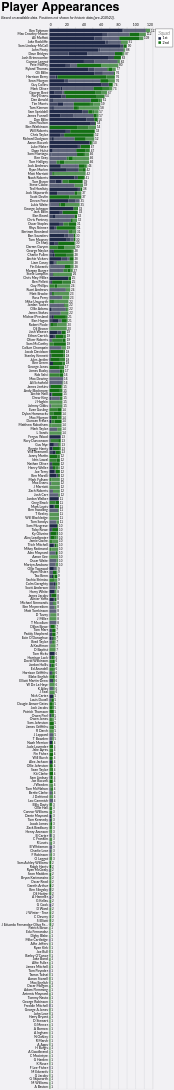

The Vega-Lite source for this figure:
### Vega-Lite specification from a JSON file in a GitHub repository (floating-point values rounded to 4 significant figures; data arrays with more than 128 entries replaced by an {"elided": "..."} marker saying what was removed)
{"config": {"axis": {"labelFont": "Lato, sans-serif", "titleFont": "PT Sans Narrow, Helvetica Neue, Helvetica, Arial, sans-serif", "labelFontSize": 13, "titleFontSize": 24, "gridColor": "#202947", "gridOpacity": 0.2}, "header": {"labelFont": "PT Sans Narrow, Helvetica Neue, Helvetica, Arial, sans-serif", "titleFont": "PT Sans Narrow, Helvetica Neue, Helvetica, Arial, sans-serif", "labelFontSize": 24, "titleFontSize": 28, "labelFontWeight": "bold", "orient": "left"}, "legend": {"labelFont": "Lato, sans-serif", "titleFont": "PT Sans Narrow, Helvetica Neue, Helvetica, Arial, sans-serif", "labelFontSize": 14, "titleFontSize": 16, "titlePadding": 5, "fillColor": "white", "strokeColor": "black", "padding": 10, "titleFontWeight": "lighter", "titleFontStyle": "italic", "titleColor": "gray", "offset": 10}, "title": {"font": "PT Sans Narrow, Helvetica Neue, Helvetica, Arial, sans-serif", "fontSize": 48, "fontWeight": "bold", "anchor": "start", "align": "center", "titlePadding": 20, "subtitlePadding": 10, "subtitleFontSize": 13, "subtitleColor": "", "subtitleFontStyle": "italic", "offset": 15, "color": "black"}, "axisX": {"labelAngle": 0}, "facet": {"title": null, "header": null, "align": {"row": "each", "column": "each"}}, "resolve": {"scale": {"y": "independent", "facet": "independent"}}, "background": "#f2f1f4"}, "layer": [{"mark": {"type": "bar"}, "encoding": {"color": {"field": "squad", "legend": {"orient": "right"}, "scale": {"domain": ["1st", "2nd"], "range": ["#202947", "#146f14"]}, "title": "Squad", "type": "nominal"}, "opacity": {"field": "start", "legend": null, "scale": {"domain": ["Start", "Bench", "Unknown"], "range": [1.0, 0.7, 0.4]}, "type": "nominal"}, "order": {"field": "squad", "sort": "ascending", "type": "quantitative"}, "tooltip": [{"field": "player", "title": "Player", "type": "nominal"}, {"field": "squad", "title": "Squad", "type": "nominal"}, {"aggregate": "sum", "field": "games", "title": "Games", "type": "quantitative"}, {"field": "start", "title": "Started?", "type": "nominal"}], "x": {"aggregate": "sum", "axis": {"orient": "top", "title": null}, "field": "games", "type": "quantitative"}, "y": {"field": "player", "sort": "-x", "title": null, "type": "nominal"}}, "title": {"text": "Player Appearances", "subtitle": "Based on available data. Positions not shown for historic data (pre-2020/21)."}}, {"mark": {"type": "text", "align": "left", "baseline": "middle", "dx": 3, "fontSize": 12}, "encoding": {"text": {"aggregate": "sum", "field": "games", "type": "quantitative"}, "x": {"aggregate": "sum", "field": "games", "type": "quantitative"}, "y": {"field": "player", "sort": "-x", "type": "nominal"}}}], "data": {"name": "data-17ffc28cc3072139bb17281ebd2c7be8"}, "height": {"step": 15}, "width": 400, "$schema": "https://vega.github.io/schema/vega-lite/v5.20.1.json", "datasets": {"data-17ffc28cc3072139bb17281ebd2c7be8": {"elided": "1968 records"}}}
